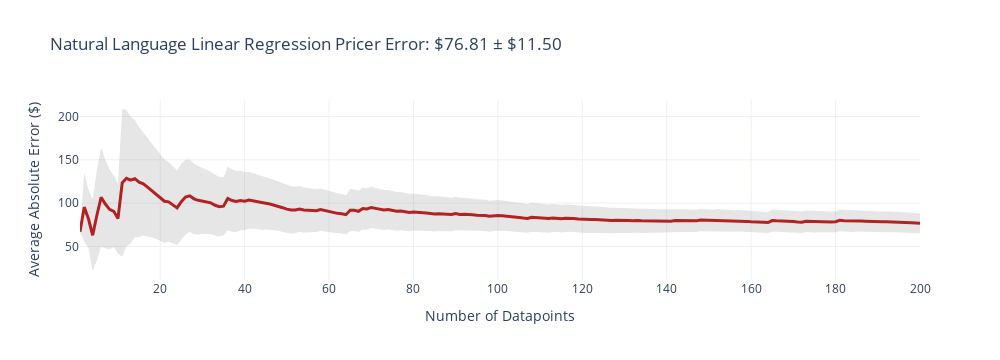
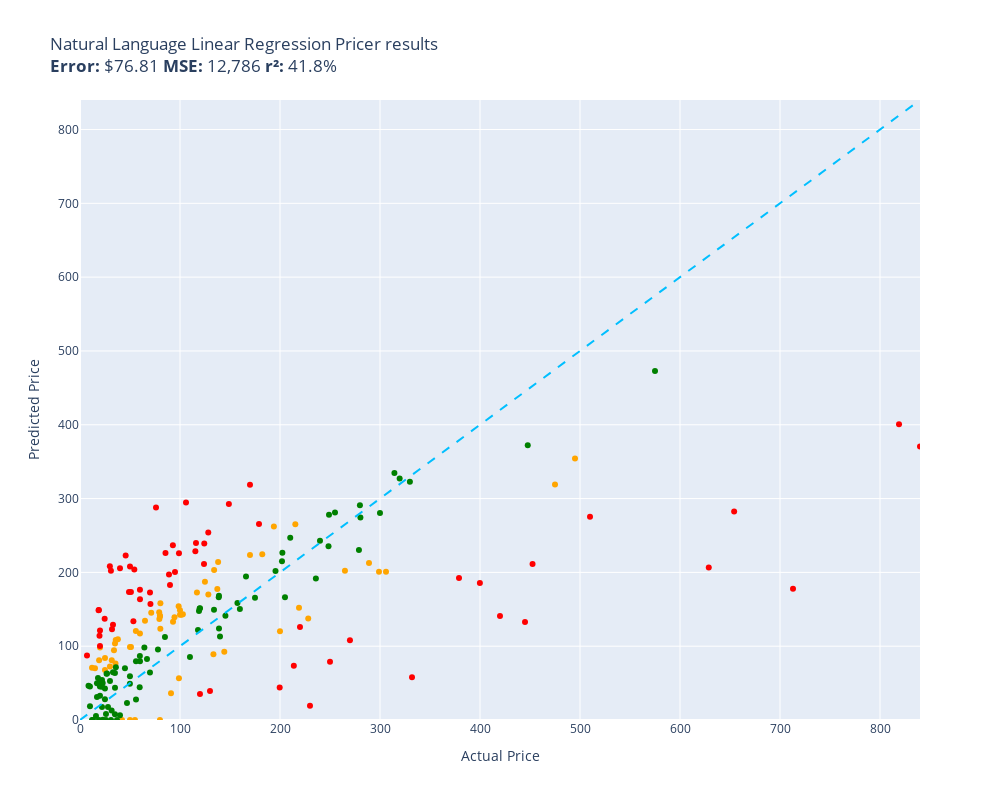

The code cell stored with these charts, in order, in its notebook:
### Code cell
evaluate(natural_language_linear_regression_pricer, test)

### Figure 1 — Plotly figure (JSON) as saved in the notebook; plotly's stock layout.template omitted (floating-point values rounded to 4 significant figures; data arrays with more than 128 entries replaced by an {"elided": "..."} marker saying what was removed)
{"data": [{"fill": "toself", "fillcolor": "rgba(128,128,128,0.2)", "hoverinfo": "skip", "line": {"color": "rgba(255,255,255,0)"}, "name": "95% CI", "showlegend": false, "type": "scatter", "x": {"elided": "400 int values"}, "y": {"elided": "400 float values"}}, {"customdata": {"elided": "200x1 float values"}, "hovertemplate": "n=%{x}<br>Avg Error=$%{y:,.2f}<br>±95% CI=$%{customdata[0]:,.2f}<extra></extra>", "line": {"color": "firebrick", "width": 3}, "mode": "lines", "name": "Cumulative Avg Error", "type": "scatter", "x": {"elided": "200 int values"}, "y": {"elided": "200 float values"}}], "layout": {"height": 360, "showlegend": false, "title": {"text": "Natural Language Linear Regression Pricer Error: $76.81 ± $11.50"}, "width": 1000, "xaxis": {"title": {"text": "Number of Datapoints"}}, "yaxis": {"title": {"text": "Average Absolute Error ($)"}}}}

### Figure 2 — Plotly figure (JSON) as saved in the notebook; plotly's stock layout.template omitted (floating-point values rounded to 4 significant figures)
{"data": [{"customdata": [["Old Blood Noise Excess V2 Distortion Cho...\nGuess=$152.13 Actual=$219.00"], ["NewPower99 Battery Kit for Samsung Galax...\nGuess=$0.00 Actual=$54.95"], ["SuppliesOutlet Compatible Toner Cartridg...\nGuess=$92.46 Actual=$144.29"], ["ACDelco GM Original Equipment FW339 Fron...\nGuess=$265.15 Actual=$215.33"], ["8544771 Dryer Heating Element, 279816 Th...\nGuess=$108.40 Actual=$35.74"], ["Panasonic KX-TG6511B DECT 6.0 PLUS Expan...\nGuess=$146.14 Actual=$79.20"], ["GJY Portable TV,10.6 inch Mini TV for AT...\nGuess=$136.96 Actual=$79.36"], ["LD Products Compatible Toner Cartridge R...\nGuess=$98.97 Actual=$49.98"], ["Mini PC, Kinupute Desktop Computer E3-12...\nGuess=$354.15 Actual=$495.00"], ["Aolemi Oil Rubbed Bronze Single Function...\nGuess=$154.26 Actual=$98.65"], ["Clementoni 39132.5 Jigsaw Puzzle 1,000 P...\nGuess=$0.00 Actual=$79.95"], ["10GBase-LR SFP+ Transceiver, Handar 10GB...\nGuess=$98.07 Actual=$19.99"], ["Deco Mount Pro Tripod Microphone Stand w...\nGuess=$117.32 Actual=$59.95"], ["KOMPUTERBAY 4GB 2X 2GB DDR2 1066MHz PC2-...\nGuess=$123.76 Actual=$80.34"], ["Task T24287 Roman Ogee Router Bit with 1...\nGuess=$120.55 Actual=$55.88"], ["Southwire 120V/15A Right Angle User Atta...\nGuess=$109.24 Actual=$37.87"], ["15\" Locking Shower Head Extension Arm in...\nGuess=$141.45 Actual=$79.95"], ["Mylites+ Standard Comic Book Mylar Sleev...\nGuess=$103.50 Actual=$34.99"], ["DALDED LED Light Kit for Lego Sonic Gree...\nGuess=$83.95 Actual=$24.99"], ["Baseball Backpacks Large 18 Inch Bookbag...\nGuess=$81.03 Actual=$31.77"], ["Adams Check Payment and Deposit Register...\nGuess=$76.69 Actual=$35.49"], ["KOHLER 18865-CP Filtered Water Faucet, P...\nGuess=$318.90 Actual=$475.00"], ["Diversitech WG840585 Motor, (Ddb) 1/3Hp,...\nGuess=$203.36 Actual=$134.12"], ["Festool 492370 Platin 2 S1000 Grit 6-Inc...\nGuess=$36.09 Actual=$91.00"], ["PM Auto Front Right Quick Complete Strut...\nGuess=$187.30 Actual=$124.94"], ["Satco S9596, 4 Count (Pack of 1), 4.18\nGuess=$70.66 Actual=$12.00"], ["Ceramic Talavera Mexican Tile 4x4\", 9 Pi...\nGuess=$72.47 Actual=$29.95"], ["Marvel Legends Series X-Men 6-Inch Archa...\nGuess=$56.58 Actual=$98.95"], ["ANZO USA 111207 GMC SIERRA 99-06 / YUKON...\nGuess=$224.41 Actual=$182.28"], ["Kingston Brass KS269SN Kingston Clawfoot...\nGuess=$200.81 Actual=$305.99"], ["Pioneer 2AM401-BN Two Handle Kitchen Fau...\nGuess=$137.65 Actual=$228.22"], ["LSSAGOON Backpack for Women Teen Kids Gi...\nGuess=$94.62 Actual=$33.99"], ["4LT LUMINETTE Vanity Opal GLS BSN\nGuess=$148.76 Actual=$99.99"], ["4pc Wheel Spacers Adapters 4\" (2inch Per...\nGuess=$172.70 Actual=$116.95"], ["Royal Designs, Inc. Decorative Abundant ...\nGuess=$67.76 Actual=$24.95"], ["Mikrotik RB3011UIAS-RM RouterBOARD 10xGi...\nGuess=$200.70 Actual=$299.00"], ["DuraGo 29515020 Front Hub Assembly\nGuess=$170.13 Actual=$128.34"], ["GENUINE VOLVO THERMOSTAT (3.0, 3.2) S60 ...\nGuess=$143.18 Actual=$102.85"], ["Universal Power Group 12V 100Ah Sealed L...\nGuess=$120.24 Actual=$199.99"], ["Amana Tool - SC587 Carbide Tipped 3-Wing...\nGuess=$145.37 Actual=$71.23"], ["Evan Fischer Radiator Cooling Fan Assemb...\nGuess=$177.54 Actual=$137.34"], ["UPR Mach 1 Chin Spoiler Fits 94-98 Musta...\nGuess=$134.61 Actual=$64.99"], ["Raspberry Pi 3 Model B+ Aluminum Case Me...\nGuess=$70.20 Actual=$14.99"], ["ASUS VY279HE-W 27” 1080P Monitor - White...\nGuess=$214.17 Actual=$138.10"], ["Diversitech UC2436-3 Ultralite Condenser...\nGuess=$158.15 Actual=$80.39"], ["4 Inches Rolled Muffler Tip Catback Exha...\nGuess=$262.06 Actual=$193.88"], ["APS iBoard (304 Stainless Steel Polished...\nGuess=$202.09 Actual=$264.95"], ["Baumgartens Sicurix Blank PVC ID Cards (...\nGuess=$80.97 Actual=$19.11"], ["Audio Techinca ATW-T1002 System 10 Handh...\nGuess=$212.76 Actual=$289.00"], ["LD Compatible Ink Cartridge Replacement ...\nGuess=$0.00 Actual=$41.99"], ["BXYJY for Samsung Galaxy Z Fold 3 Case w...\nGuess=$0.00 Actual=$49.99"], ["DuraGo BR5330 Front Vented Disc Brake Ro...\nGuess=$142.48 Actual=$101.51"], ["Samsung DA97-07603B Freezer Ice Maker As...\nGuess=$133.22 Actual=$93.02"], ["Intex River Run Connect Lounge (Four)\nGuess=$139.17 Actual=$94.49"], ["Targus CityGear Durable Backpack, Black,...\nGuess=$89.19 Actual=$133.43"], ["Fitness Center Gym Room Weight Train Dua...\nGuess=$142.70 Actual=$99.99"], ["MonMount Triple Monitor Stand Freestandi...\nGuess=$140.36 Actual=$79.99"], ["Xiaomi Redmi 10 2022 NFC 4G LTE (128GB +...\nGuess=$223.48 Actual=$169.99"], ["Refresh NSF-53 Premium Replacement Refri...\nGuess=$98.95 Actual=$50.99"]], "hovertemplate": "%{customdata[0]}<extra></extra>", "legendgroup": "orange", "marker": {"color": "orange", "size": 6, "symbol": "circle"}, "mode": "markers", "name": "orange", "orientation": "v", "showlegend": true, "type": "scatter", "x": [219.0, 54.95, 144.3, 215.3, 35.74, 79.2, 79.36, 49.98, 495.0, 98.65, 79.95, 19.99, 59.95, 80.34, 55.88, 37.87, 79.95, 34.99, 24.99, 31.77, 35.49, 475.0, 134.1, 91.0, 124.9, 12.0, 29.95, 98.95, 182.3, 306.0, 228.2, 33.99, 99.99, 117.0, 24.95, 299.0, 128.3, 102.8, 200.0, 71.23, 137.3, 64.99, 14.99, 138.1, 80.39, 193.9, 264.9, 19.11, 289.0, 41.99, 49.99, 101.5, 93.02, 94.49, 133.4, 99.99, 79.99, 170.0, 50.99], "xaxis": "x", "y": [152.1, 0.0, 92.46, 265.1, 108.4, 146.1, 137.0, 98.97, 354.1, 154.3, 0.0, 98.07, 117.3, 123.8, 120.5, 109.2, 141.4, 103.5, 83.95, 81.03, 76.69, 318.9, 203.4, 36.09, 187.3, 70.66, 72.47, 56.58, 224.4, 200.8, 137.6, 94.62, 148.8, 172.7, 67.76, 200.7, 170.1, 143.2, 120.2, 145.4, 177.5, 134.6, 70.2, 214.2, 158.2, 262.1, 202.1, 80.97, 212.8, 0.0, 0.0, 142.5, 133.2, 139.2, 89.19, 142.7, 140.4, 223.5, 98.95], "yaxis": "y"}, {"customdata": [["telpo Headlight Assembly Fit For 15 Camr...\nGuess=$239.89 Actual=$115.99"], ["Stand for Raven Pro Document Scanner - P...\nGuess=$208.36 Actual=$29.85"], ["RBC12-UPC Replacement Battery Cartridge ...\nGuess=$19.25 Actual=$229.99"], ["Bam France 2002XL Contoured Hightech Bla...\nGuess=$177.72 Actual=$713.00"], ["Metabo HPT 36V MultiVolt™ Cordless Rotar...\nGuess=$192.54 Actual=$379.00"], ["46mm Digital Pro High-Resolution Close-U...\nGuess=$121.39 Actual=$19.99"], ["Innovative Percussion CB-6 Chamois Bass ...\nGuess=$203.89 Actual=$54.32"], ["LOVE MEI Galaxy S10 Lite Case, Military ...\nGuess=$129.19 Actual=$32.98"], ["CORSAIR Dominator Platinum RGB 32GB (2x1...\nGuess=$211.21 Actual=$124.00"], ["Bam Trekking 3027SB Single Black Clarine...\nGuess=$57.79 Actual=$332.00"], ["DEWALT 20V MAX* XR Impact Driver with Bl...\nGuess=$211.39 Actual=$452.53"], ["Scranton & Co 3 Drawer Mobile File Cabin...\nGuess=$228.68 Actual=$115.35"], ["Canon EOS Rebel T7 Digital SLR Camera wi...\nGuess=$400.82 Actual=$819.00"], ["Travelpro Platinum Elite Slim Business L...\nGuess=$73.65 Actual=$213.83"], ["JRready ST6313 DT Deutsch Connector Kit,...\nGuess=$43.99 Actual=$199.68"], ["Dakota Alert MURS Alert Probe Sensor - M...\nGuess=$126.03 Actual=$219.99"], ["3D Tree Hole Branches 075 Stair Risers D...\nGuess=$39.33 Actual=$129.99"], ["Projector, CRAZVIEW Projector with WiFi ...\nGuess=$133.65 Actual=$53.40"], ["Retevis RT68 Soft Earhook Walkie Talkie ...\nGuess=$87.52 Actual=$6.99"], ["MC: Pindicator (Dual Intensity Amber)\nGuess=$205.64 Actual=$40.00"], ["Poison Spyder 10-08-020 Rocker Knocker\nGuess=$206.66 Actual=$628.76"], ["DIMARZIO 204284 DP 163FBK Blues Bucker G...\nGuess=$183.02 Actual=$89.99"], ["Lighted Triangle Mirror Cabinet Bathroom...\nGuess=$132.82 Actual=$445.00"], ["BESTILL Wall Mounted Shower Faucet Set, ...\nGuess=$288.02 Actual=$76.00"], ["Engine Thermostat, Replace 19301-PAA-306...\nGuess=$149.15 Actual=$18.89"], ["Dell Optiplex 390 Desktop Computer i3 3....\nGuess=$239.20 Actual=$124.27"], ["Neporal Full Spectrum Light Bulb, 6000K ...\nGuess=$148.82 Actual=$18.59"], ["Pidoko Kids Train Table, Grey with 90 Pc...\nGuess=$35.14 Actual=$119.97"], ["LEGO Marvel Avengers War Machine Buster ...\nGuess=$176.55 Actual=$59.95"], ["KOHLER K-1185540-CP Assembly-Slider\nGuess=$222.94 Actual=$45.67"], ["Trim Kit for 2-handle Shower & Tub Valve...\nGuess=$200.55 Actual=$94.99"], ["iPhone 12/12 Pro Nicaragua Guardabarranc...\nGuess=$100.23 Actual=$19.97"], ["Aeromotive 13304 Regulator, X1 Adjustabl...\nGuess=$108.20 Actual=$269.95"], ["Canon Sure Shot 90u 35mm Date Camera\nGuess=$185.55 Actual=$399.89"], ["Wilkinson LOW GAUSS Vintage Tone Strat S...\nGuess=$202.22 Actual=$30.93"], ["Ibanez M510OVS Acoustic Mandolin in Vint...\nGuess=$318.61 Actual=$169.99"], ["Berta (6 Pieces) 1-1/4 inch Overlay, 90 ...\nGuess=$137.10 Actual=$24.66"], ["CradlePoint Compact Broadband Router (CB...\nGuess=$197.29 Actual=$89.00"], ["Pyle Wireless Rear View Backup Camera - ...\nGuess=$157.31 Actual=$70.45"], ["Auertech Portable Washing Machine, 14lbs...\nGuess=$225.89 Actual=$98.99"], ["18 Inch White Undermount Kitchen Sink - ...\nGuess=$265.40 Actual=$179.00"], ["ECCPP Power Steering Pump for 2009-2010 ...\nGuess=$226.39 Actual=$85.48"], ["Skullcandy Hesh Evo Bluetooth Headphones...\nGuess=$172.62 Actual=$69.99"], ["ROHL WSGUM3018WH Wire Sink Grids, White\nGuess=$253.89 Actual=$128.28"], ["Music Hall pa15.3 MM/MC Phono Preamplifi...\nGuess=$78.79 Actual=$250.00"], ["Lorell Bell Chair Glide, 2.5\", Black\nGuess=$114.21 Actual=$19.50"], ["CTLAMP XL-2100 Professional Quality XL-2...\nGuess=$122.95 Actual=$32.00"], ["Competition Clutch Disc and Pressure Pla...\nGuess=$275.22 Actual=$510.00"], ["KUNFINE Android Radio CarPlay & Android ...\nGuess=$294.56 Actual=$106.00"], ["A-Premium Front Suspension Steering Knuc...\nGuess=$173.40 Actual=$48.99"], ["Dell XPS 13 9343-2727SLV 13.3\" Full HD S...\nGuess=$370.43 Actual=$839.99"], ["Pacific Drums PDCM1618TTRB 16 x 18 Inche...\nGuess=$141.04 Actual=$419.99"], ["Vinyl Soft Top Roll-up Adjustable Truck ...\nGuess=$292.73 Actual=$148.88"], ["Blanco 230966 Valea Stainless Steel Sink...\nGuess=$236.86 Actual=$92.88"], ["Empava 24\" Single Wall Ovens 10 Cooking ...\nGuess=$282.34 Actual=$654.14"], ["Viola Bow 4/4 Full Size Carbon Fiber (Bl...\nGuess=$207.95 Actual=$49.99"], ["Fender Hendrix Voodoo Child Coiled Instr...\nGuess=$163.46 Actual=$59.99"], ["Pyle 2x120 Watt Home Audio Speaker Power...\nGuess=$173.32 Actual=$50.92"]], "hovertemplate": "%{customdata[0]}<extra></extra>", "legendgroup": "red", "marker": {"color": "red", "size": 6, "symbol": "circle"}, "mode": "markers", "name": "red", "orientation": "v", "showlegend": true, "type": "scatter", "x": [116.0, 29.85, 230.0, 713.0, 379.0, 19.99, 54.32, 32.98, 124.0, 332.0, 452.5, 115.3, 819.0, 213.8, 199.7, 220.0, 130.0, 53.4, 6.99, 40.0, 628.8, 89.99, 445.0, 76.0, 18.89, 124.3, 18.59, 120.0, 59.95, 45.67, 94.99, 19.97, 269.9, 399.9, 30.93, 170.0, 24.66, 89.0, 70.45, 98.99, 179.0, 85.48, 69.99, 128.3, 250.0, 19.5, 32.0, 510.0, 106.0, 48.99, 840.0, 420.0, 148.9, 92.88, 654.1, 49.99, 59.99, 50.92], "xaxis": "x", "y": [239.9, 208.4, 19.25, 177.7, 192.5, 121.4, 203.9, 129.2, 211.2, 57.79, 211.4, 228.7, 400.8, 73.65, 43.99, 126.0, 39.33, 133.7, 87.52, 205.6, 206.7, 183.0, 132.8, 288.0, 149.1, 239.2, 148.8, 35.14, 176.5, 222.9, 200.5, 100.2, 108.2, 185.5, 202.2, 318.6, 137.1, 197.3, 157.3, 225.9, 265.4, 226.4, 172.6, 253.9, 78.79, 114.2, 123.0, 275.2, 294.6, 173.4, 370.4, 141.0, 292.7, 236.9, 282.3, 207.9, 163.5, 173.3], "yaxis": "y"}, {"customdata": [["EXMAX NG-10X Fresnel Lens Focusing Adapt...\nGuess=$64.22 Actual=$69.98"], ["Pump Head TBVECHI 175PSI 4KW 5.5HP 21CFM...\nGuess=$322.86 Actual=$329.90"], ["APS iBoard 6-inch Aluminum (Black Powder...\nGuess=$246.86 Actual=$210.23"], ["PEMP E65 E66 CDC Simulate Optical Fiber ...\nGuess=$147.59 Actual=$119.00"], ["Intermatic PX300 12V 300W Transformer wi...\nGuess=$149.48 Actual=$134.00"], ["HK SYSTEMS 13\" Heavy Duty Black \"Push\" O...\nGuess=$112.46 Actual=$84.95"], ["SKB iSeries 3i-13096-6KP Case for BlackM...\nGuess=$165.75 Actual=$174.99"], ["June Garden 12\" Sweet Dolly Charlotte - ...\nGuess=$32.90 Actual=$19.99"], ["GanFindX Portable Car Hand Controls for ...\nGuess=$150.38 Actual=$159.90"], ["Evergreen HSHB2005 Cylinder Head Gasket ...\nGuess=$44.39 Actual=$59.69"], ["Tidal Front + Rear Fender Flares 4PC Poc...\nGuess=$280.96 Actual=$254.99"], ["152MM Hole Saws M42 Bi-Metal High Speed ...\nGuess=$57.01 Actual=$17.99"], ["Wenger City Upgrade Laptop Backpack with...\nGuess=$141.39 Actual=$145.42"], ["AUTOFREE LED Tail Lights Assembly Compat...\nGuess=$215.05 Actual=$201.99"], ["Fjallraven, Kanken Laptop 15\" Backpack f...\nGuess=$150.96 Actual=$119.65"], ["Evan-Fischer Front Bumper Cover Compatib...\nGuess=$226.49 Actual=$202.38"], ["Laisomeke Waterproof Junction Box, Unive...\nGuess=$0.00 Actual=$11.99"], ["Sumerain S1339CM Double Handle Widesprea...\nGuess=$191.60 Actual=$235.86"], ["Webcem Solar Shed Light Outdoor Indoor, ...\nGuess=$95.53 Actual=$77.96"], ["Western Digital Enterprise RE4-GP 2TB SA...\nGuess=$85.50 Actual=$109.95"], ["VLAND LED Smoked Taillights Compatible F...\nGuess=$242.75 Actual=$239.99"], ["Tablet PC Cover Compatible with Lenovo T...\nGuess=$12.98 Actual=$31.61"], ["Miyaya@ Funny Animal Masks Collection fo...\nGuess=$49.94 Actual=$16.99"], ["Trail Gear Twin Stick Kit for Top Shift ...\nGuess=$291.00 Actual=$279.92"], ["Ultra Duster Canned Air Net 10 Oz 6-Pack\nGuess=$49.28 Actual=$49.90"], ["Beck/Arnley 0421945 Air Filter\nGuess=$71.56 Actual=$35.87"], ["IQShield Screen Protector Compatible wit...\nGuess=$45.53 Actual=$9.95"], ["Liberty Imports 12 Pack: US Military Toy...\nGuess=$31.14 Actual=$16.98"], ["Intrepid International Dressage Letters-...\nGuess=$63.13 Actual=$26.99"], ["EMART Photography C Stand with Boom Arm,...\nGuess=$151.40 Actual=$119.99"], ["KUNN Small Electrician Tool Pouch Utilit...\nGuess=$17.76 Actual=$21.99"], ["Replacement Remote Control for PANASONIC...\nGuess=$7.84 Actual=$34.95"], ["KS K-STORM Replacement Silicone Mushroom...\nGuess=$46.41 Actual=$8.50"], ["Grey Pneumatic 1311SD Impact Socket Set\nGuess=$158.38 Actual=$157.43"], ["Walker Exhaust Ultra EPA 16478 Direct Fi...\nGuess=$472.95 Actual=$574.99"], ["GE RPWF SmartWater Comparable Refrigerat...\nGuess=$0.00 Actual=$36.99"], ["Urth 62mm UV, Circular Polarizing (CPL),...\nGuess=$123.80 Actual=$139.00"], ["MGP Caliper Covers 39011SACURD Red Powde...\nGuess=$278.15 Actual=$249.00"], ["LSI Broadcom SAS 9300-8i 8-port 12Gb/s S...\nGuess=$122.08 Actual=$118.00"], ["NewFantasia Replacement Audio Cable with...\nGuess=$0.00 Actual=$31.00"], ["MONOCARBON Forged Carbon Fiber Case for ...\nGuess=$79.73 Actual=$59.99"], ["AC Compressor & A/C Kit For BMW 335i 335...\nGuess=$334.67 Actual=$314.41"], ["MXR Carbon Copy Deluxe Analog Delay Guit...\nGuess=$201.73 Actual=$195.50"], ["Chalkboard Name Badges with Magnetic Bac...\nGuess=$45.34 Actual=$19.95"], ["Linkloos Solar Street Lights Outdoor Wat...\nGuess=$79.61 Actual=$55.99"], ["USB Charger, CIVIE High Speed 60W Multip...\nGuess=$5.48 Actual=$15.99"], ["Cardone 84-58642 New HEI Electronic Dist...\nGuess=$194.28 Actual=$165.99"], ["Hp Pavilion P7-1257c Motherboard Aahd3-h...\nGuess=$86.61 Actual=$59.86"], ["Kastar Battery Pack Replacement for Sony...\nGuess=$51.59 Actual=$19.99"], ["New Replacement seat cover fits Yamaha M...\nGuess=$168.26 Actual=$138.95"], ["AZX Stylus Pencil for Apple iPad Pro 202...\nGuess=$52.77 Actual=$29.99"], ["SP Air Corporation SP-8102BU 1/4-Inch He...\nGuess=$166.25 Actual=$204.99"], ["LCD Screen for Dell Inspiron 17R 17.3\" H...\nGuess=$98.32 Actual=$64.37"], ["200 ' feet True 14 Gauge AWG CCA Speaker...\nGuess=$70.19 Actual=$44.95"], ["200 Couples Conversation Cards - Enjoy B...\nGuess=$64.78 Actual=$32.97"], ["The Puppet Company - Carpet-Unicorn, Whi...\nGuess=$0.00 Actual=$19.00"], ["KYX Racing Hardened Steel Center Drive S...\nGuess=$23.15 Actual=$46.99"], ["StonKraft Brass Chess Board Game Set wit...\nGuess=$113.09 Actual=$140.00"], ["VIPMOTOZ Sequential Turn Signal Premium ...\nGuess=$230.27 Actual=$278.94"], ["OEM Samsung Remote Control Shipped with ...\nGuess=$27.92 Actual=$56.00"], ["Venom Power Terra Hunter R/T+ R/T All-Te...\nGuess=$327.07 Actual=$319.65"], ["Custom Engagement Logo Desk Embosser Sea...\nGuess=$59.43 Actual=$49.95"], ["520 Pieces Christmas Envelope Seal Stick...\nGuess=$0.00 Actual=$25.99"], ["BestPricedDecals Wine A BIT, You'll Feel...\nGuess=$0.00 Actual=$12.98"], ["VATOS 4 Packs Bubble Machine Gun for Kid...\nGuess=$0.44 Actual=$22.88"], ["Steering Wheel, Carbon Fiber Automotive ...\nGuess=$372.09 Actual=$447.74"], ["VONADO Space Wars Colonial Viper MK1 Bui...\nGuess=$6.33 Actual=$39.99"], ["Replacement Remote Control fit for Sony ...\nGuess=$18.72 Actual=$9.99"], ["Disney Princess Sparkling Princess Sleep...\nGuess=$28.24 Actual=$24.95"], ["sabermaster TCG Playmat yugioh playmat T...\nGuess=$44.88 Actual=$21.99"], ["Star Wars Die-Cast Metal TITANIUM Series...\nGuess=$50.02 Actual=$22.70"], ["Glovion Music Stand Light, Clip On Piano...\nGuess=$17.73 Actual=$27.99"], ["Think Gizmos Build Your Own Robot Toys f...\nGuess=$42.54 Actual=$24.95"], ["HP Laserjet 2100 Laser Printer W/Test Pr...\nGuess=$280.41 Actual=$299.98"], ["PowerSport Front Rear Brakes and Rotors ...\nGuess=$235.34 Actual=$248.51"], ["VTech Strum and Jam Kidi Musical Guitar ...\nGuess=$54.31 Actual=$21.99"], ["KZ ZS10 Pro in Ear Monitor Headphone KZ ...\nGuess=$82.63 Actual=$66.99"], ["W11130208 W10695459 Refrigerator LED Mod...\nGuess=$62.74 Actual=$26.59"], ["Jada Toys Ryan's World Combo Panda Airli...\nGuess=$63.74 Actual=$34.94"], ["STICKGOO Peel and Stick Backsplash for K...\nGuess=$43.83 Actual=$34.99"], ["Garmin 010-12402-10 GT15M-TM Transom-Mou...\nGuess=$166.14 Actual=$138.74"], ["For Volvo C70 S70 V70 V40 S40 AC Compres...\nGuess=$274.39 Actual=$280.41"], ["NICKSTON Red Sparkling Glitter Slim Band...\nGuess=$8.14 Actual=$25.99"]], "hovertemplate": "%{customdata[0]}<extra></extra>", "legendgroup": "green", "marker": {"color": "green", "size": 6, "symbol": "circle"}, "mode": "markers", "name": "green", "orientation": "v", "showlegend": true, "type": "scatter", "x": [69.98, 329.9, 210.2, 119.0, 134.0, 84.95, 175.0, 19.99, 159.9, 59.69, 255.0, 17.99, 145.4, 202.0, 119.7, 202.4, 11.99, 235.9, 77.96, 110.0, 240.0, 31.61, 16.99, 279.9, 49.9, 35.87, 9.95, 16.98, 26.99, 120.0, 21.99, 34.95, 8.5, 157.4, 575.0, 36.99, 139.0, 249.0, 118.0, 31.0, 59.99, 314.4, 195.5, 19.95, 55.99, 15.99, 166.0, 59.86, 19.99, 138.9, 29.99, 205.0, 64.37, 44.95, 32.97, 19.0, 46.99, 140.0, 278.9, 56.0, 319.6, 49.95, 25.99, 12.98, 22.88, 447.7, 39.99, 9.99, 24.95, 21.99, 22.7, 27.99, 24.95, 300.0, 248.5, 21.99, 66.99, 26.59, 34.94, 34.99, 138.7, 280.4, 25.99], "xaxis": "x", "y": [64.22, 322.9, 246.9, 147.6, 149.5, 112.5, 165.8, 32.9, 150.4, 44.39, 281.0, 57.01, 141.4, 215.1, 151.0, 226.5, 0.0, 191.6, 95.53, 85.5, 242.8, 12.98, 49.94, 291.0, 49.28, 71.56, 45.53, 31.14, 63.13, 151.4, 17.76, 7.841, 46.41, 158.4, 472.9, 0.0, 123.8, 278.1, 122.1, 0.0, 79.73, 334.7, 201.7, 45.34, 79.61, 5.484, 194.3, 86.61, 51.59, 168.3, 52.77, 166.2, 98.32, 70.19, 64.78, 0.0, 23.15, 113.1, 230.3, 27.92, 327.1, 59.43, 0.0, 0.0, 0.4405, 372.1, 6.327, 18.72, 28.24, 44.88, 50.02, 17.73, 42.54, 280.4, 235.3, 54.31, 82.63, 62.74, 63.74, 43.83, 166.1, 274.4, 8.139], "yaxis": "y"}, {"hoverinfo": "skip", "line": {"color": "deepskyblue", "dash": "dash", "width": 2}, "mode": "lines", "name": "y = x", "showlegend": false, "type": "scatter", "x": [0, 840.0], "y": [0, 840.0]}], "layout": {"height": 800, "legend": {"title": {"text": "color"}, "tracegroupgap": 0}, "showlegend": false, "title": {"text": "Natural Language Linear Regression Pricer results<br><b>Error:</b> $76.81 <b>MSE:</b> 12,786 <b>r²:</b> 41.8%"}, "width": 1000, "xaxis": {"anchor": "y", "domain": [0, 1], "range": [0, 840.0], "title": {"text": "Actual Price"}}, "yaxis": {"anchor": "x", "domain": [0, 1], "range": [0, 840.0], "title": {"text": "Predicted Price"}}}}
